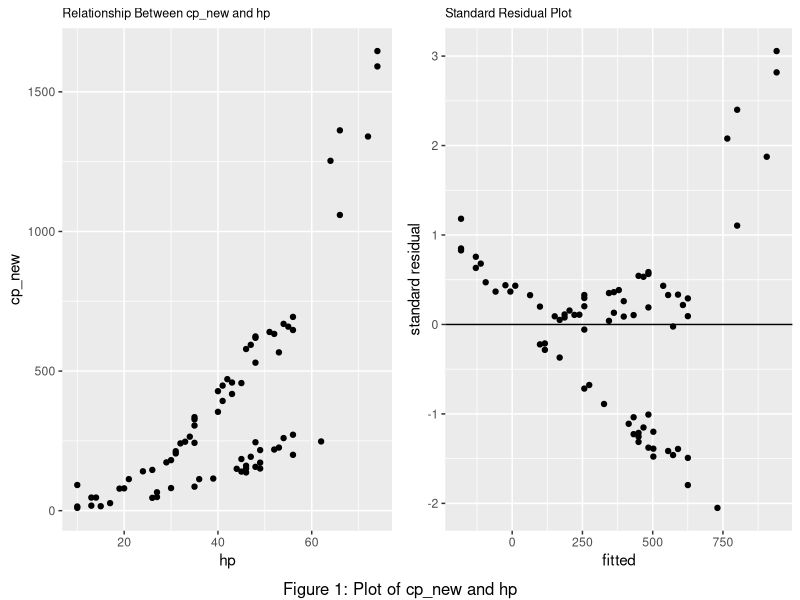
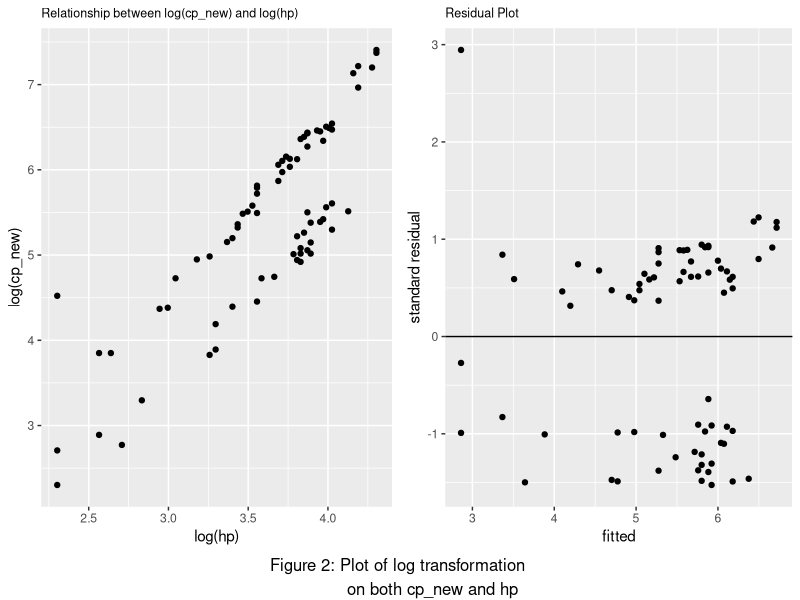

These figures' R source, in order: (Note: this script raises an error after producing the figures.)
## ---- chunk 1
knitr::opts_chunk$set(message=FALSE, warning=FALSE, fig.height=3, fig.width=8, fig.align = "center",tidy.opts=list(width.cutoff=60),tidy=TRUE)
library(dplyr)
library(ggplot2)
library(skimr)
library(broom)
library(readr)
library(gridExtra)
options(digits=3)
pokemon <- read_csv("pokemon.csv")
## ---- chunk 2
pokemon_lm = lm (cp_new~hp,data=pokemon) 
std=augment(pokemon_lm)$.std.resid
fitted=augment(pokemon_lm)$.fitted

#plot
p1 <- ggplot(data=pokemon,aes(x=hp,y=cp_new)) + 
  geom_point() + 
  ggtitle("Relationship Between cp_new and hp") + 
  theme(plot.title = element_text(size = 9))

#residual
p2 <- ggplot(data=pokemon_lm,aes(x=fitted,y=std)) + 
  geom_point()+xlab("fitted") + 
  ylab("standard residual") + 
  geom_hline(yintercept = 0)+ggtitle("Standard Residual Plot") + 
  theme(plot.title = element_text(size = 9))

grid.arrange(p1,p2,nrow=1,ncol=2,bottom="Figure 1: Plot of cp_new and hp")
## ---- chunk 3
pokemon_lm_trans = lm(log(cp_new)~log(hp),data=pokemon) 
std=augment(pokemon_lm_trans)$.std.resid
fitted=augment(pokemon_lm_trans)$.fitted

#plot
p3 <- ggplot(pokemon,aes(x=log(hp),y=log(cp_new))) + 
  geom_point() + 
  ggtitle("Relationship between log(cp_new) and log(hp) ") + 
  theme(plot.title = element_text(size = 9))

#residual
p4 <-ggplot(pokemon_lm_trans,aes(x=fitted,y=std))+geom_point() + 
  xlab("fitted")+ylab("standard residual") + 
  geom_hline(yintercept = 0) + 
  ggtitle("Residual Plot") + 
  theme(plot.title = element_text(size = 9))

grid.arrange(p3,p4,nrow=1,ncol=2,bottom="Figure 2: Plot of log transformation 
             on both cp_new and hp")
## ---- chunk 4
broom::tidy(pokemon_lm_trans,conf.int=TRUE,conf.level=0.95)
## ---- chunk 5
#Unadjusted mean interval and prediction interval
crit_val <- qt(.975,glance(pokemon_lm_trans)$df.resid)
val <- data.frame(hp=c(40))
pred <- augment(pokemon_lm_trans,newdata=val,type.predict = "response")
.se.pred <- sqrt(glance(pokemon_lm_trans)$sigma^2+pred$.se.fit)

  # Calculate Bonferonni, Working-Hotelling stats
  num_int <- 3
  W <- sqrt(2 * qf(p = 0.95, df1 = num_int, df2 = glance(pokemon_lm_trans)$df.resid))
  B <- 1-qt(.975/num_int, glance(pokemon_lm_trans)$df.resid)
  
pred <- pred %>%
  mutate(lower_PI=.fitted-crit_val*.se.pred,
         upper_PI=.fitted+crit_val*.se.pred, 
         lower_CI=.fitted-crit_val*.se.fit,
         upper_CI=.fitted+crit_val*.se.fit, 
         lower_CI_bonf = .fitted-B*.se.fit,
         upper_CI_bonf = .fitted+B*.se.fit,
         lower_CI_WH = .fitted-W*.se.fit,
         upper_CI_WH = .fitted+W*.se.fit) 

#mean intervals over entire range of x
  
pokemon_gl <- glance(pokemon_lm_trans)
pokemon_sig <- dplyr::pull(pokemon_gl, sigma)

pred <- augment(pokemon_lm_trans) %>%
  mutate(.se.pred = sqrt(pokemon_sig^2 + .se.fit^2)) %>%
  mutate(lower_PI=.fitted-crit_val*.se.pred,
         upper_PI=.fitted+crit_val*.se.pred, 
         lower_CI=.fitted-crit_val*.se.fit,
         upper_CI=.fitted+crit_val*.se.fit, 
         lower_CI_bonf = .fitted-B*.se.fit ,
         upper_CI_bonf = .fitted+B*.se.fit,
         lower_CI_WH = .fitted-W*.se.fit,
         upper_CI_WH = .fitted+W*.se.fit) 

#plot with unadjusted, bonferroni, and working-hotelling 
p5 <- ggplot(pred, aes(x=log.hp., y=log.cp_new.)) + 
  geom_point() + 
  stat_smooth(method = "lm", se = TRUE, fill = "darkolivegreen4") +
  geom_ribbon(data = pred, aes(ymin=lower_CI_bonf, ymax=upper_CI_bonf), fill = "darkolivegreen1", alpha = 0.2) + 
  geom_ribbon(data = pred, aes(ymin=lower_CI_WH, ymax=upper_CI_WH), fill = "gray36", alpha = 0.2) +
  ggtitle("Mean Intervals") + 
  theme(plot.title = element_text(size = 9))

#calculate Scheffe stat
S <- sqrt(num_int * qf(p = 0.95, df1 = num_int, df2 = glance(pokemon_lm_trans)$df.resid))

# prediction intervals for response
pred <- pred %>%
  mutate(lower_PI=.fitted-crit_val*.se.pred,
         upper_PI=.fitted+crit_val*.se.pred,
         lower_PI_bonf = .fitted-B*.se.pred,
         upper_PI_bonf = .fitted+B*.se.pred,
         lower_PI_S = .fitted-S*.se.pred,
         upper_PI_S = .fitted+S*.se.pred, 
         lower_CI=.fitted-crit_val*.se.fit,
         upper_CI=.fitted+crit_val*.se.fit, 
         lower_CI_bonf = .fitted-B*.se.fit,
         upper_CI_bonf = .fitted+B*.se.fit,
         lower_CI_WH = .fitted-W*.se.fit,
         upper_CI_WH = .fitted+W*.se.fit)

# prediction intervals over entire range of x
pred <- augment(pokemon_lm_trans) %>%
  mutate(.se.pred = sqrt(pokemon_sig^2 + .se.fit^2)) %>%
  mutate(lower_PI=.fitted-crit_val*.se.pred,
         upper_PI=.fitted+crit_val*.se.pred,
         lower_PI_bonf = .fitted-B*.se.pred,
         upper_PI_bonf = .fitted+B*.se.pred,
         lower_PI_S = .fitted-S*.se.pred,
         upper_PI_S = .fitted+S*.se.pred,
         lower_CI=.fitted-crit_val*.se.fit,
         upper_CI=.fitted+crit_val*.se.fit, 
         lower_CI_bonf = .fitted-B*.se.fit ,
         upper_CI_bonf = .fitted+B*.se.fit,
         lower_CI_WH = .fitted-W*.se.fit,
         upper_CI_WH = .fitted+W*.se.fit) 

#plot with unadjusted, bonferroni, and scheffe
p6 <- ggplot(pred, aes(x=log.hp., y=log.cp_new.)) + 
  geom_point() + 
  stat_smooth(method = "lm", se = FALSE) +
  geom_ribbon(data = pred, aes(ymin=lower_PI, ymax=upper_PI), fill = "darkolivegreen4", alpha = 0.2) + 
  geom_ribbon(data = pred, aes(ymin=lower_PI_bonf, ymax=upper_PI_bonf), fill = "darkolivegreen1", alpha = 0.2) + 
  geom_ribbon(data = pred, aes(ymin=lower_PI_S, ymax=upper_PI_S), fill = "gray36", alpha = 0.2) +
  ggtitle("Prediction Intervals") + 
  theme(plot.title = element_text(size = 9))

grid.arrange(p5,p6,nrow=1,ncol=2,bottom="Figure 3: Plots of Mean Intervals and Prediction Intervals")
## ---- chunk 6
summary(pokemon_lm_trans)$r.squared
